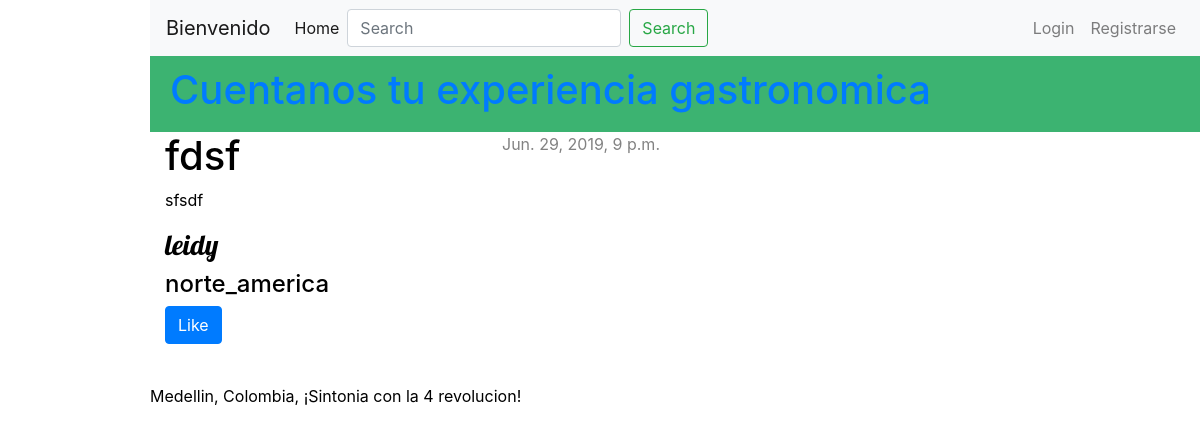
/blog/post/6/, run on the app's committed database.
### restaurante/models.py (models this page shows, shortened)
class PostRestaurant(models.Model):
    autor = models.ForeignKey(User, related_name='blog_restaurante', on_delete=models.PROTECT)
    titulo = models.CharField(max_length=200)
    texto = models.TextField()
    fecha_creacion = models.DateTimeField(
            default=timezone.now)
    fecha_publicado = models.DateTimeField(
            blank=True, null=True)
    categoria = models.CharField(max_length=50, choices=TIPO_OPCIONES, default=SUR_AMERICA)
    tags = models.CharField(max_length=100, null=True, blank=True)
    comentarios = models.TextField(max_length=500, default='deja tu comentario aqui!')
    likes = models.ManyToManyField(User, related_name='likes', blank=True)

### restaurante/views.py (the view)
# urls.py: path('post/<int:pk>/', views.post_detail, name='post_detail'),
def post_detail(request, pk):
	post = get_object_or_404(PostRestaurant, pk=pk)
	return render(request, 'restaurante/post_detail.html', {'post': post})

### restaurante/templates/restaurante/post_detail.html (shortened to what this page needs)
{% extends 'restaurante/base.html' %}
    <div class="post">
        {% if post.fecha_publicado %}
            <div class="date2">
                {{ post.fecha_publicado }}
            </div>
        {% endif %}
        <h1>{{ post.titulo }}</h1>
        <p>{{ post.texto|linebreaksbr }}</p>
        <h3>{{ post.autor }}</h3>
        <h4>{{ post.categoria }}</h4>
         <form action="{% url 'restaurante:like_post' %" method="post">
            <button type="submit" name="post_id" value="{{ post.id }}" class="btn btn-primary">Like</button>
         </form>
    </div>

### restaurante/static/css/style.css (style rules this page uses)
body { padding-left: 150px; color: #000000; }
h3 { font-family: 'Lobster', cursive; }
.date2 { float: right; color: #828282; }

### data on the page
PostRestaurant: fecha_publicado "Jun. 29, 2019, 9 p.m.", titulo "fdsf", texto "sfsdf", autor "leidy", categoria "norte_america"
